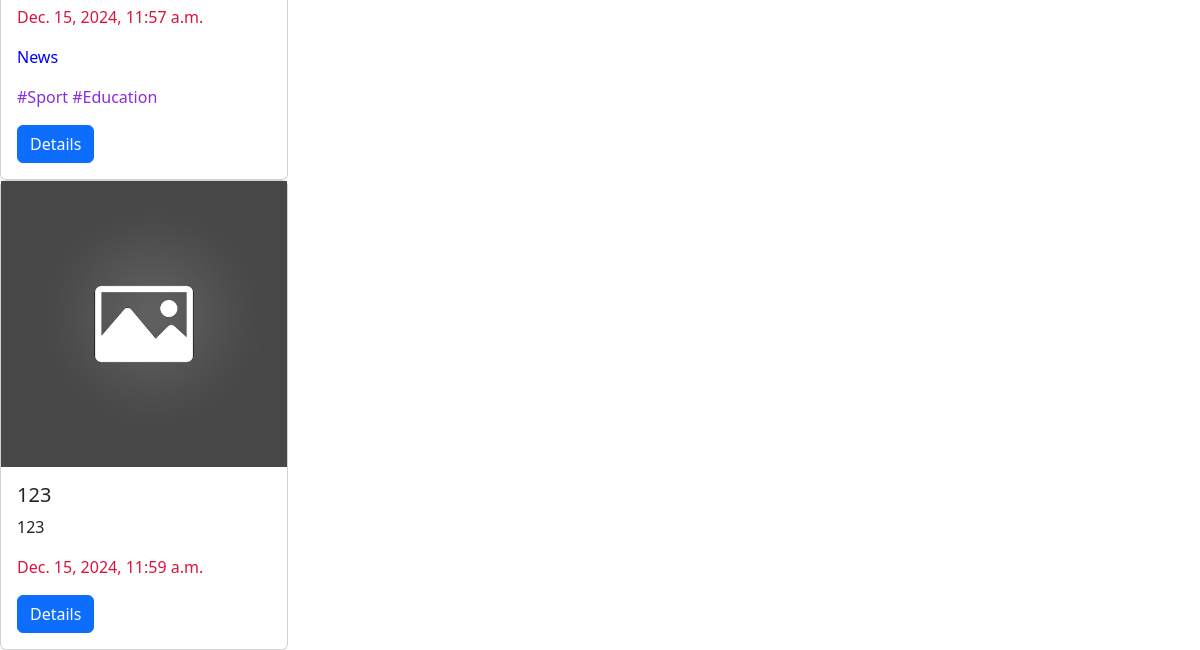
Page /posts/ (signed in, lower part) on the earlier database version.
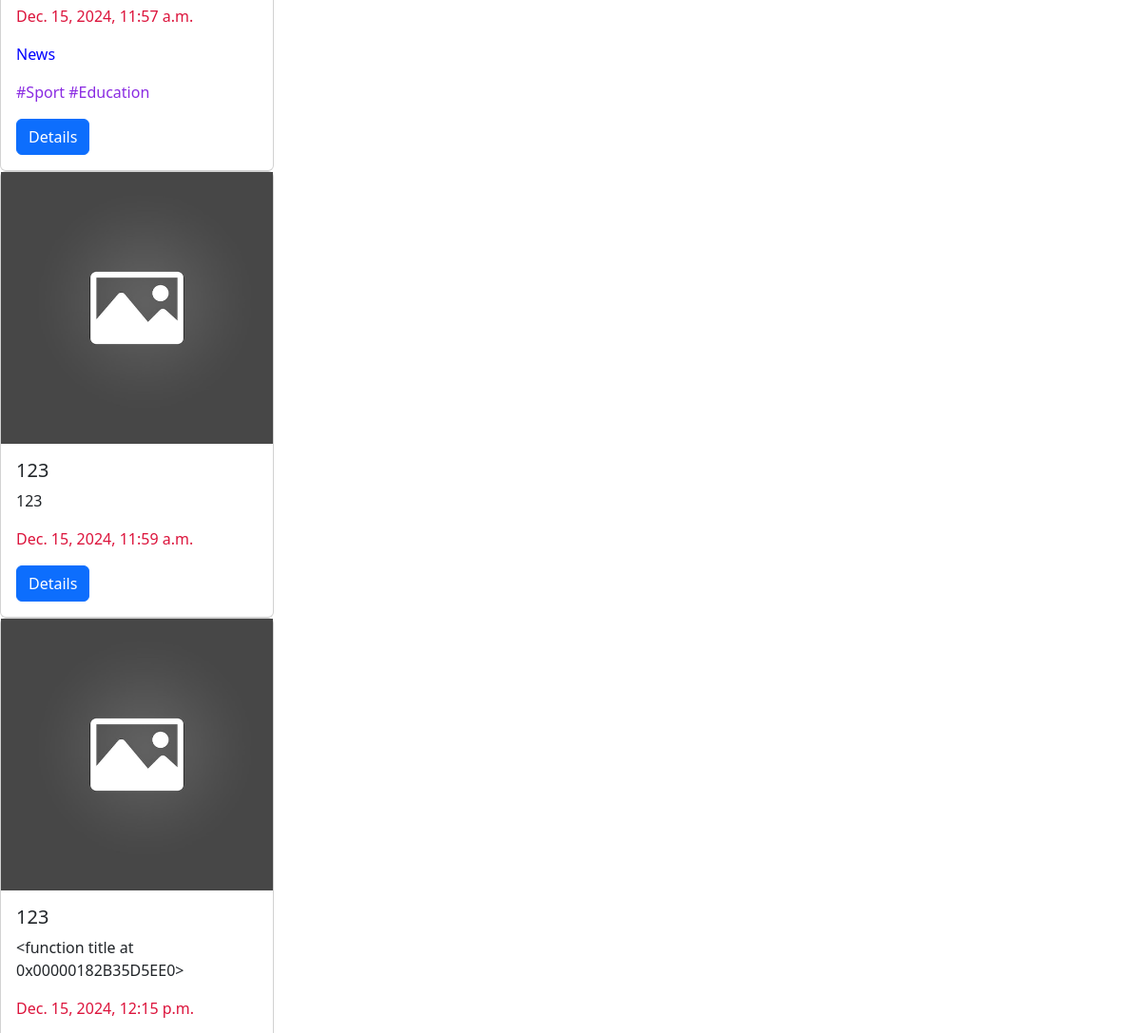
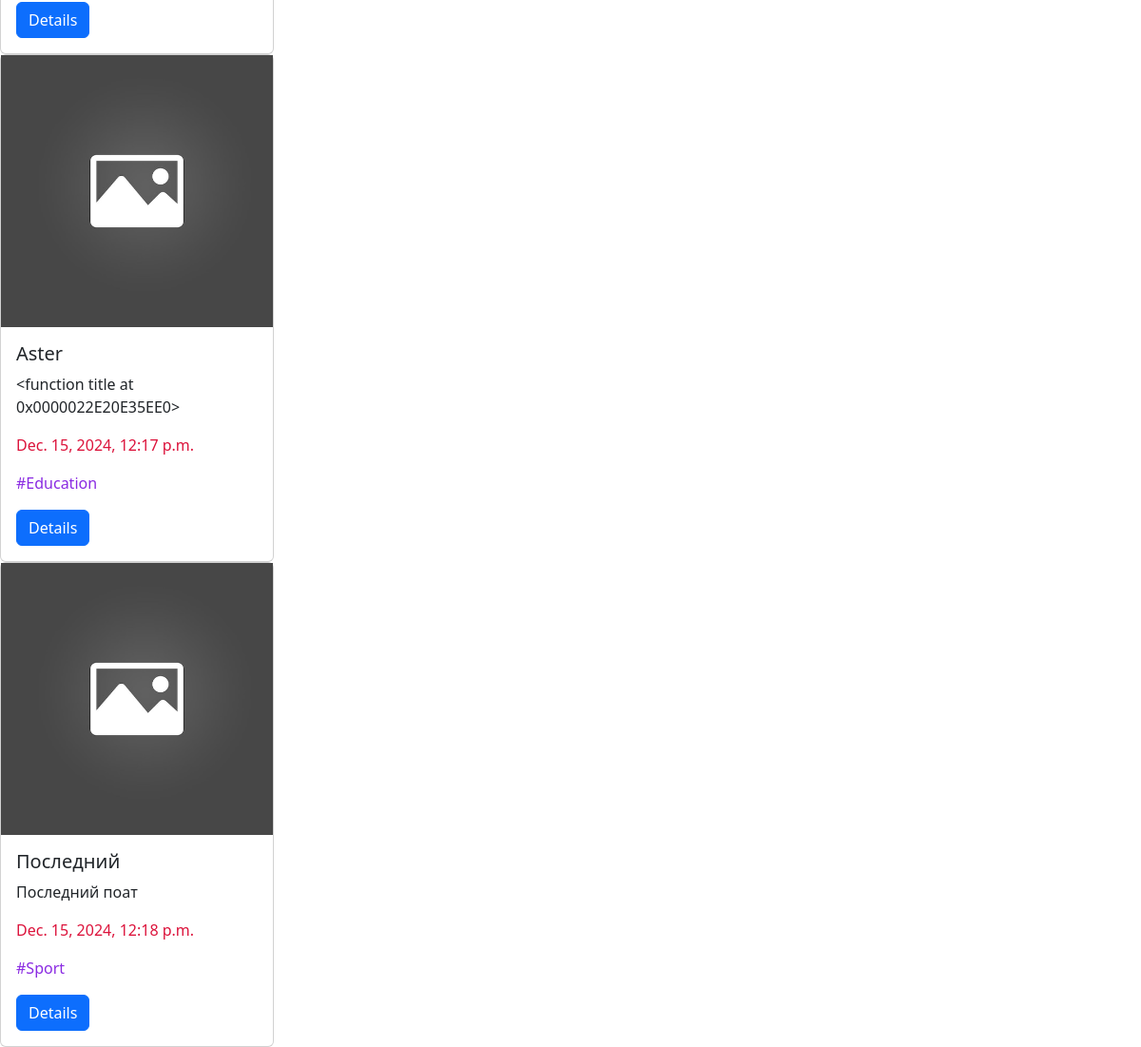
Same page on the later database version (2 pictures, top to bottom).
### posts/models.py (models this page shows, shortened)
class Post(models.Model):
    title = models.CharField(max_length=56)
    content = models.TextField()
    rate =models.IntegerField(null=True,blank=True)
    created_at = models.DateTimeField(null=True, auto_now_add=True)
    updated_at = models.DateTimeField(null=True, auto_now=True)
    image = models.ImageField(null=True, blank=True)
    category = models.ForeignKey(Category, on_delete=models.SET_NULL, null=True, blank=True)
    tags = models.ManyToManyField(Tag, null=True, blank=True)

class Category(models.Model):
    title = models.CharField(max_length=56)

class Tag(models.Model):
    title = models.CharField(max_length=56)

### posts/views.py (the view)
# urls.py: path("posts/", posts_list_view),
@login_required(login_url='login')
def posts_list_view(request):
    if request.method == 'GET':
        posts = Post.objects.all()
        return render(request, "posts/list_view.html", context={"posts": posts})

### templates/posts/list_view.html
{% extends 'base.html' %}
{% block content %}
{% for post in posts %}
    <div class="card" style="width: 18rem;">
      {% if post.image %}
        <img class="card-img-top" src="{{post.image.url}}" alt="Card image cap"></img>
      {%  else %}
          <img src="/static/placeholder.png" alt="Card image cap"></img>
      {% endif %}
      <div class="card-body">
        <h5 class="card-title">{{ post.title }}</h5>
        <p class="card-text">{{ post.content }}</p>
        <p class="card-text" style="color: crimson">{{ post.created_at }}</p>
          <p class="card-text" style="color: blue">{{ post.category.title }}</p>
          <p class="card-text" style="color: blueviolet">
              {% for tag in post.tags.all %}
                #{{ tag.title }}
              {% endfor %}
          </p>
        <a href="/posts/{{ post.id }}/" class="btn btn-primary">Details</a>
      </div>
    </div>
    {% endfor %}
{% endblock %}

### templates/base.html (shortened to what this page needs)
<!DOCTYPE html>
<html lang="en">
    <head>
        <link rel="stylesheet" href="https://cdn.jsdelivr.net/npm/bootstrap@5.3.3/dist/css/bootstrap.min.css">
    </head>
    <body>
        <div>
            {% block content %}
            {% endblock %}
        </div>
    </body>
</html>

Differences in the rows shown:
added Post: title "123", content "<function title at 0x00000182B35D5EE0>", created_at "Dec. 15, 2024, 12:15 p.m."
added Post: title "Aster", content "<function title at 0x0000022E20E35EE0>", created_at "Dec. 15, 2024, 12:17 p.m.", Tag (title "Education")
added Post: title "Последний", content "Последний поат", created_at "Dec. 15, 2024, 12:18 p.m.", Tag (title "Sport")
